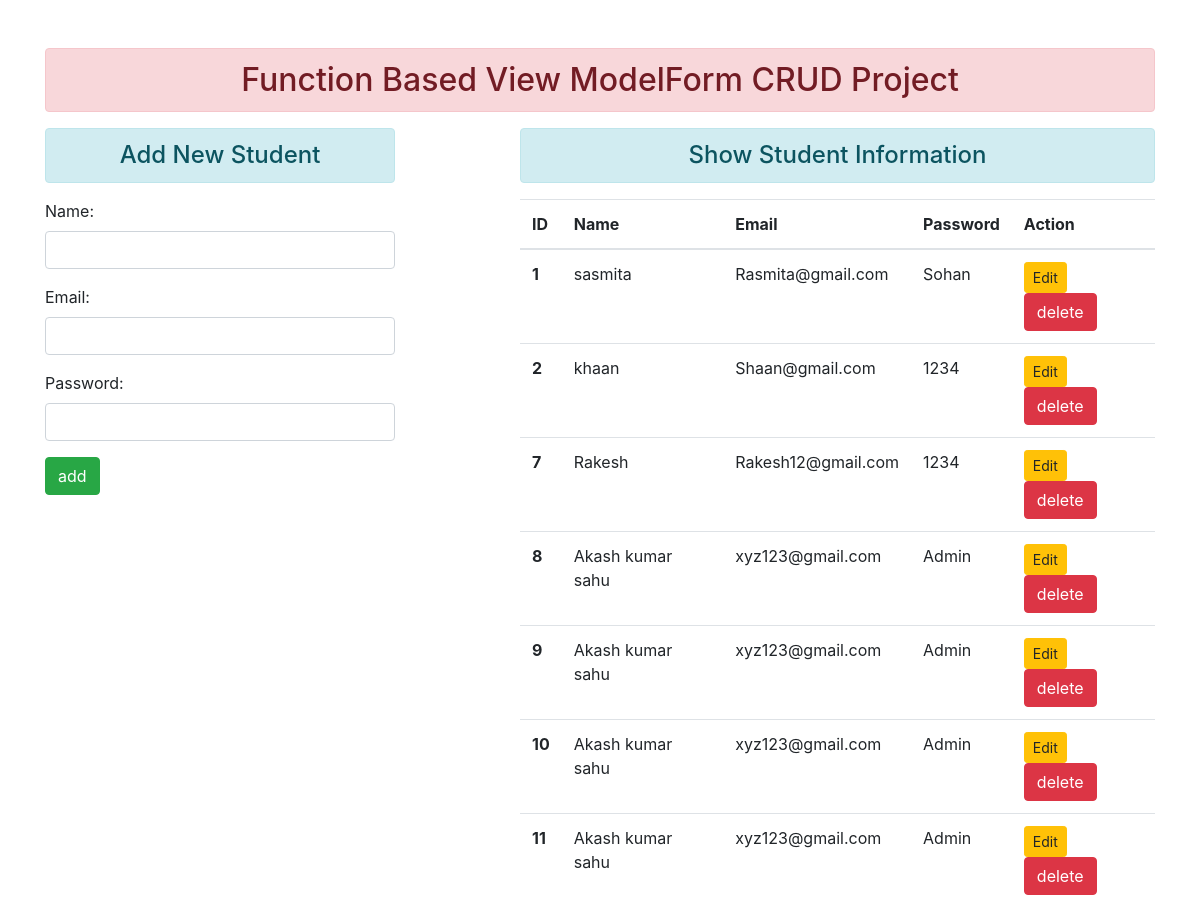
Before: / with the older database file.
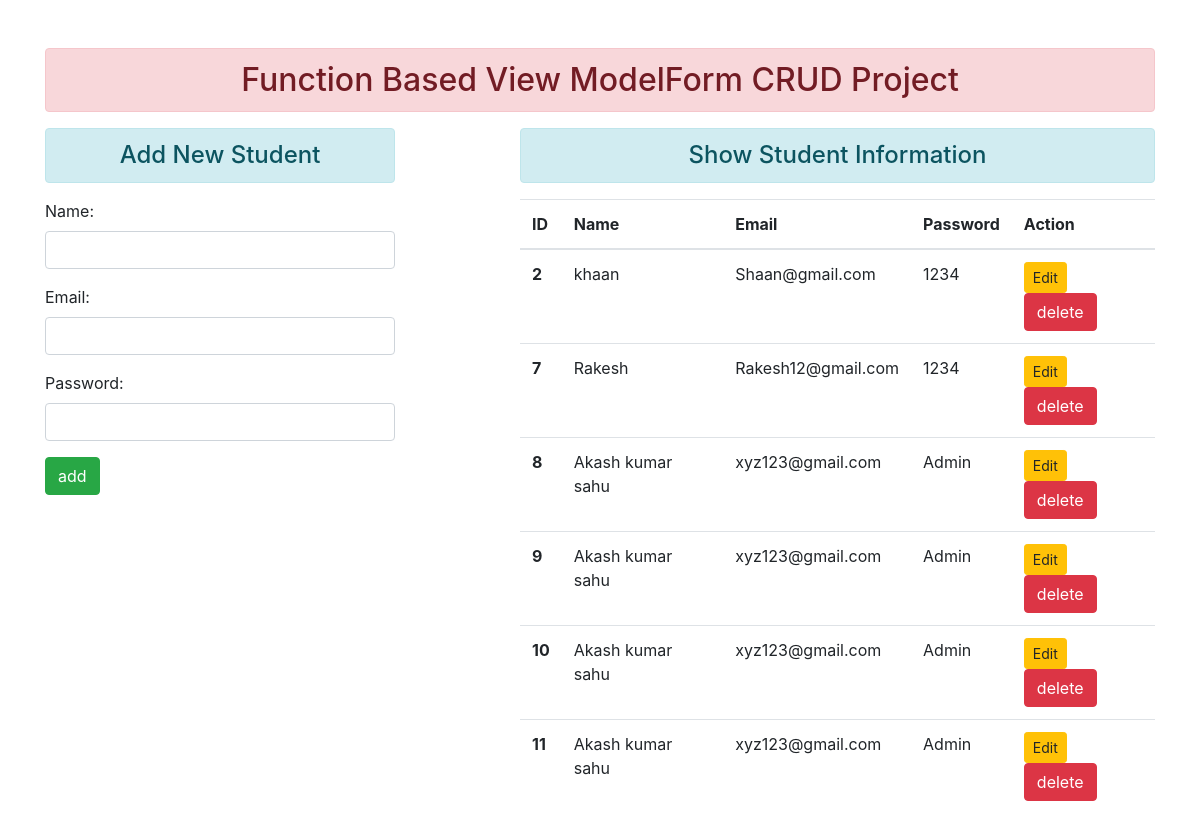
After: the same page with the newer database file.
### enroll/models.py (models this page shows)
class User(models.Model):
    name= models.CharField(max_length=70)
    email= models.EmailField(max_length=100)
    password= models.CharField(max_length=70)

### enroll/views.py (the view)
# urls.py: path('',views.add_show, name='addandshow'),
def add_show(request):
    if request.method == 'POST':
        fm= StudentRegistration(request.POST)
        if fm.is_valid():
            nm=fm.cleaned_data['name']
            em=fm.cleaned_data['email']
            pw=fm.cleaned_data['password']
            reg= User(name=nm, email=em, password=pw)
            reg.save()
            fm= StudentRegistration()
    else:
        fm= StudentRegistration()
    stud= User.objects.all()
    return render(request, 'enroll/addandshow.html',{'form':fm,'stu':stud})

### enroll/forms.py
class StudentRegistration(forms.ModelForm):
    class Meta:
        model= User
        fields= ['name','email','password']
        widgets={
            'name':forms.TextInput(attrs={'class': 'form-control'}),
            'email':forms.EmailInput(attrs={'class': 'form-control'}),
            'password':forms.PasswordInput(render_value=True, attrs={'class': 'form-control'}),
        }

### enroll/templates/enroll/addandshow.html (shortened to what this page needs)
{% extends 'enroll/index.html' %}
{% block content %}
<div class="row">
 <div class="col-sm-4">
 <h4 class="text-center alert alert-info">Add New Student</h4>
 <form action="" method="POST">
     {{form.as_p}}
     <input type="submit" class="btn btn-success" value="add">
 </form>
 </div>
 <div class="col-sm-7 offset-1">
    <h4 class="text-center alert alert-info">Show Student Information</h4>
    {%if stu%}
        <table class="table table-hover">
            <thead>
            <tr>
                <th scope="col">ID</th>
                <th scope="col">Name</th>
                <th scope="col">Email</th>
                <th scope="col">Password</th>
                <th scope="col">Action</th>
            </tr>
            </thead>
            <tbody>
                {% for st in stu %}
            <tr>
                <th scope="row">{{st.id}}</th>
                <td>{{st.name}}</td>
                <td>{{st.email}}</td>
                <td>{{st.password}}</td>
                <td>
                    <a href="{% url 'updatedata' st.id %}" class="btn btn-warning btn-sm">Edit</a>
                    <form action="{% url 'deletedata' st.id %}" method="post" class="d-inline">{%csrf_token%}
                        <input type="submit" class="btn btn-danger" value="delete">
                    </form>
                </td>
            </tr>
            {% endfor %}
            </tbody>
        </table>
        {% else %}
      <h4 class="text-center alert alert-warning">No Records</h4>
    {% endif %}
 </div>
</div>
{% endblock content %}

### enroll/templates/enroll/index.html (shortened to what this page needs)
<!DOCTYPE html>
{% load static %}
<html lang="en">
<head>
    <link rel="stylesheet" href="{% static 'enroll/css/bootstrap.css' %}">
</head>
<body>
    <div class="container mt-5">
        <h2 class="text-center alert alert-danger">Function Based View ModelForm CRUD Project</h2>
        {% block content %}
        {% endblock content %}
    </div>
</body>
</html>

Changed rows visible on the page:
removed User: id "1", name "sasmita", email "Rasmita@gmail.com", password "Sohan"
